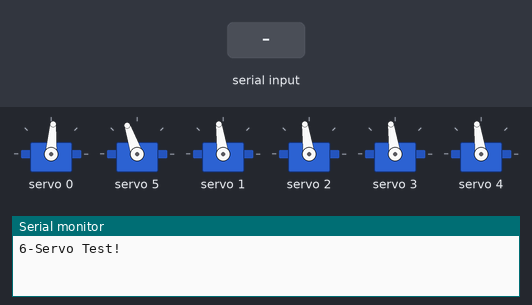
Simulated run of this sketch. Board: Arduino Uno, built with avr-gcc and run on an emulated ATmega328P. Parts: 6 × servo, the last lines printed to the serial monitor. The test bench sets the inputs (shaded band).

Above: at 1.2 s.
1.3 s: "90,45\n" received over Serial
At 2.2 s:
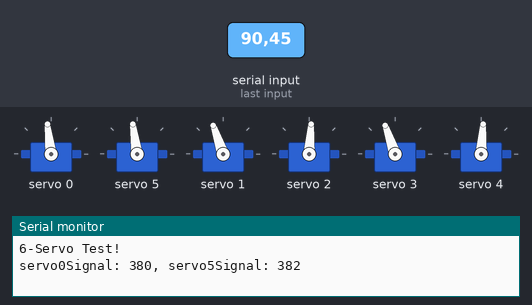
4.3 s: "200\n" received over Serial
At 5.9 s:
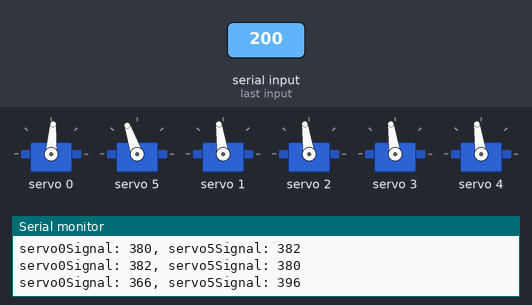
6.8 s: "1,90\n" received over Serial
At 9.4 s:
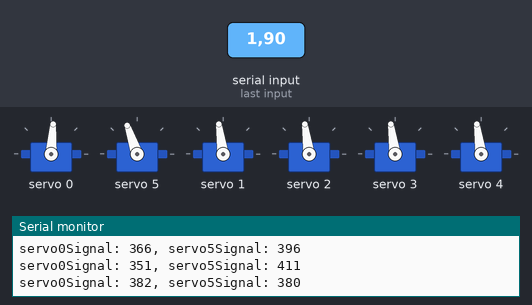
Timing chart, 0 to 10.9 s (numbered marks = the images above; inputs shaded):
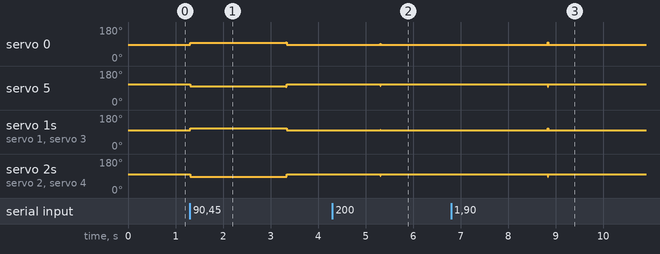

Measured:
- after the input at 1.3 s, servo 0: 86° → 97° at once, → 86° 2.0 s later; servo 5: 109° → 98° at once, → 109° 2.0 s later; servo 1, servo 3: 98° → 109° at once, → 98° 2.0 s later; servo 2, servo 4: 98° → 86° at once, → 98° 2.0 s later
- after the input at 4.3 s, servo 0: 86° → 92° after 1.0 s, → 86° 0.02 s later; servo 5: 109° → 103° after 1.0 s, → 109° 0.02 s later; servo 1, servo 3: 98° → 103° after 1.0 s, → 98° 0.02 s later; servo 2, servo 4: 98° → 92° after 1.0 s, → 98° 0.02 s later
- after the input at 6.8 s, servo 0: 86° → 98° after 2.0 s, → 86° 0.02 s later; servo 5: 109° → 97° after 2.0 s, → 109° 0.02 s later; servo 1, servo 3: 98° → 110° after 2.0 s, → 98° 0.02 s later; servo 2, servo 4: 98° → 85° after 2.0 s, → 98° 0.02 s later

The sketch:

control_7.ino
```cpp
#include <Wire.h>
#include <Adafruit_PWMServoDriver.h>

// Khởi tạo PCA9685 tại địa chỉ mặc định (0x40)
Adafruit_PWMServoDriver pwm = Adafruit_PWMServoDriver(0x40);

#define SERVOMIN  150  // Xung tối thiểu (servo về 0 độ)
#define SERVOMAX  635  // Xung tối đa (servo về 180 độ)
#define NEUTRAL   381  // Vị trí trung lập của servo
#define OFFSET0   30   // Offset cho servo 0
#define OFFSET5   30   // Offset cho servo 5

const int x0 = 320;
const int y0 = 240;
const int maxVector = 275;
const int maxServoDiff = 50;

int lastX = -1; // Lưu trữ giá trị x trước đó
int lastY = -1; // Lưu trữ giá trị y trước đó

void setup() {
  Serial.begin(1000000);
  Serial.println("6-Servo Test!");

  pwm.begin();
  pwm.setPWMFreq(60);  // Tần số PWM 60 Hz

  delay(10);
}

void loop() {
  // Thiết lập vị trí trung lập của các servo
  int servo0 = NEUTRAL - OFFSET0;
  int servo1 = NEUTRAL;
  int servo2 = NEUTRAL;
  int servo3 = NEUTRAL;
  int servo4 = NEUTRAL;
  int servo5 = NEUTRAL + OFFSET5;

  // Kiểm tra xem có tín hiệu x và y từ Serial hay không
  if (Serial.available() > 0) {
    int x = Serial.parseInt();
    int y = Serial.parseInt();

    // Nếu x và y không thay đổi, bỏ qua quá trình tính toán và điều khiển servo
    if (x == lastX && y == lastY) {
      delay(10);  // Chờ 10ms trước khi tiếp tục lặp lại
      return;
    }

    // Cập nhật giá trị x và y hiện tại cho lần lặp sau
    lastX = x;
    lastY = y;

    // Tính toán tọa độ cho hai vector phụ
    int deltaX = x - x0;
    int deltaY = y - y0;
    float vectorMagnitude = sqrt(sq(deltaX) + sq(deltaY));

    // Điều kiện giữ các servo ở vị trí trung lập khi tọa độ x và y nằm trong khoảng nhất định
    if (x >= 260 && x <= 380 && y >= 215 && y <= 280) {
      // Tất cả các servo về vị trí trung lập
      servo0 = NEUTRAL - OFFSET0;
      servo1 = NEUTRAL;
      servo2 = NEUTRAL;
      servo3 = NEUTRAL;
      servo4 = NEUTRAL;
      servo5 = NEUTRAL + OFFSET5;
    } else {
      float theta = atan2(deltaY, deltaX); // Sử dụng atan2 để xử lý các góc ngoài khoảng [-π, π]
      float thetadegree = theta * (180 / PI);
      float servoangle_y = -thetadegree * (180 / 15);

      // Tính giá trị điều khiển cho servo 0 và 5
      int servo0Signal = NEUTRAL - OFFSET0 - (servoangle_y * (SERVOMAX - SERVOMIN) / 180);
      int servo5Signal = NEUTRAL + OFFSET5 + (servoangle_y * (SERVOMAX - SERVOMIN) / 180);

      int servoDiff = map(vectorMagnitude, maxVector, 0, maxServoDiff, 0);

      // Cập nhật các giá trị servo theo điều kiện
      if (x < 260 && y < y0) {  // Nếu x < 260 và y < y0
          servo0 = NEUTRAL - OFFSET0 + servoDiff;
            servo5 = NEUTRAL + OFFSET5 - servoDiff;
            servo1 = NEUTRAL + servoDiff;
            servo2 = NEUTRAL - servoDiff;
            servo3 = NEUTRAL + servoDiff;
            servo4 = NEUTRAL - servoDiff;
      } else if (x > 380 && y < y0) {  // Nếu x > 380 và y < y0
          servo0 = NEUTRAL - OFFSET0 + servoDiff;
            servo5 = NEUTRAL + OFFSET5 - servoDiff;
            servo1 = NEUTRAL + servoDiff;
            servo2 = NEUTRAL - servoDiff;
            servo3 = NEUTRAL + servoDiff;
            servo4 = NEUTRAL - servoDiff;
      } else if (x < 260 && y > y0) {  // Nếu x < 260 và y > y0
          servo0 = NEUTRAL - OFFSET0 - servoDiff;
            servo5 = NEUTRAL + OFFSET5 + servoDiff;
            servo1 = NEUTRAL + servoDiff;
            servo2 = NEUTRAL - servoDiff;
            servo3 = NEUTRAL - servoDiff;
            servo4 = NEUTRAL + servoDiff;
      } else if (x > 380 && y > y0) {  // Nếu x > 380 và y > y0
          servo0 = NEUTRAL - OFFSET0 - servoDiff;
            servo5 = NEUTRAL + OFFSET5 + servoDiff;
            servo1 = NEUTRAL - servoDiff;
            servo2 = NEUTRAL + servoDiff;
            servo3 = NEUTRAL + servoDiff;
            servo4 = NEUTRAL - servoDiff;
      } else if (x > 260 && y < y0){
        servo0 = servo0Signal;
        servo5 = servo5Signal;
        servo1 = NEUTRAL + (servoangle_y * (SERVOMAX - SERVOMIN) / 180);
        servo2 = NEUTRAL - (servoangle_y * (SERVOMAX - SERVOMIN) / 180);
        servo3 = NEUTRAL + (servoangle_y * (SERVOMAX - SERVOMIN) / 180);
        servo4 = NEUTRAL - (servoangle_y * (SERVOMAX - SERVOMIN) / 180);
      } else if (x < 380 && y < y0) {  // Nếu x > 380 và y < y0
        servo0 = servo0Signal;
        servo5 = servo5Signal;
        servo1 = NEUTRAL + (servoangle_y * (SERVOMAX - SERVOMIN) / 180);
        servo2 = NEUTRAL - (servoangle_y * (SERVOMAX - SERVOMIN) / 180);
        servo3 = NEUTRAL + (servoangle_y * (SERVOMAX - SERVOMIN) / 180);
        servo4 = NEUTRAL - (servoangle_y * (SERVOMAX - SERVOMIN) / 180);
      } else if (x > 260 && y > y0) {  // Nếu x < 260 và y > y0
        servo0 = servo0Signal;
        servo5 = servo5Signal;
        servo1 = NEUTRAL - (servoangle_y * (SERVOMAX - SERVOMIN) / 180);
        servo2 = NEUTRAL + (servoangle_y * (SERVOMAX - SERVOMIN) / 180);
        servo3 = NEUTRAL - (servoangle_y * (SERVOMAX - SERVOMIN) / 180);
        servo4 = NEUTRAL + (servoangle_y * (SERVOMAX - SERVOMIN) / 180);
      } else if (x > 380 && y > y0) {  // Nếu x > 380 và y > y0
        servo0 = servo0Signal;
        servo5 = servo5Signal;
        servo1 = NEUTRAL + (servoangle_y * (SERVOMAX - SERVOMIN) / 180);
        servo2 = NEUTRAL - (servoangle_y * (SERVOMAX - SERVOMIN) / 180);
        servo3 = NEUTRAL + (servoangle_y * (SERVOMAX - SERVOMIN) / 180);
        servo4 = NEUTRAL - (servoangle_y * (SERVOMAX - SERVOMIN) / 180);
      }
    }

    // Điều khiển các cặp servo
    pwm.setPWM(0, 0, servo0);
    pwm.setPWM(5, 0, servo5);
    pwm.setPWM(1, 0, servo1);
    pwm.setPWM(2, 0, servo2);
    pwm.setPWM(3, 0, servo3);
    pwm.setPWM(4, 0, servo4);

    // In ra giá trị điều khiển của các servo
    Serial.print("servo0Signal: ");
    Serial.print(servo0);
    Serial.print(", servo5Signal: ");
    Serial.println(servo5);
  } else {
    // Nếu không có tín hiệu từ Serial, đưa tất cả servo về vị trí trung lập
    pwm.setPWM(0, 0, NEUTRAL - OFFSET0);
    pwm.setPWM(5, 0, NEUTRAL + OFFSET5);
    pwm.setPWM(1, 0, NEUTRAL);
    pwm.setPWM(2, 0, NEUTRAL);
    pwm.setPWM(3, 0, NEUTRAL);
    pwm.setPWM(4, 0, NEUTRAL);
  }

  delay(10);  // Chờ 10ms trước khi tiếp tục lặp lại
}
```
